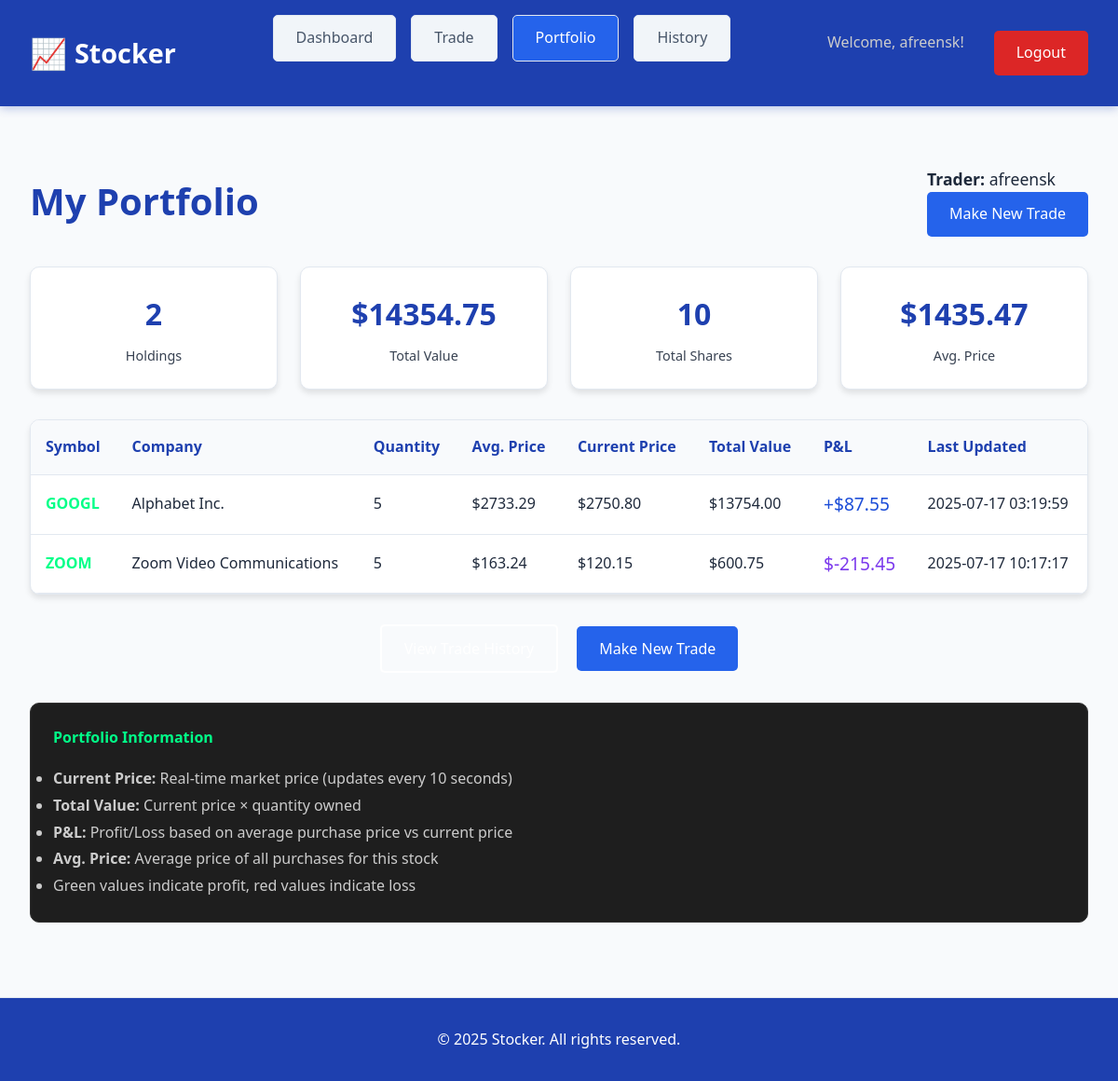
The page /portfolio (signed in) on the database its author committed.
### tables this page shows
CREATE TABLE portfolio (
            id INTEGER PRIMARY KEY AUTOINCREMENT,
            user_id INTEGER,
            stock_symbol TEXT,
            quantity INTEGER,
            purchase_price REAL,
            purchase_date TIMESTAMP DEFAULT CURRENT_TIMESTAMP,
            FOREIGN KEY (user_id) REFERENCES users (id)
        );

### app.py (the view)
@app.route('/portfolio')
def portfolio():
    if 'user_id' not in session or session['role'] != 'Trader':
        return redirect(url_for('login'))
    conn = sqlite3.connect('stocker.db')
    cursor = conn.cursor()
    cursor.execute('''
        SELECT stock_symbol, SUM(quantity) as total_quantity, AVG(purchase_price) as avg_price, MAX(purchase_date) as last_purchase
        FROM portfolio WHERE user_id = ? GROUP BY stock_symbol HAVING total_quantity > 0
    ''', (session['user_id'],))
    portfolio_data = []
    for row in cursor.fetchall():
        stock_symbol, total_quantity, avg_price, last_purchase = row
        current_price = STOCKS[stock_symbol]['price']
        total_value = current_price * total_quantity
        portfolio_data.append({
            'symbol': stock_symbol,
            'name': STOCKS[stock_symbol]['name'],
            'quantity': total_quantity,
            'avg_price': avg_price,
            'current_price': current_price,
            'total_value': total_value,
            'last_purchase': last_purchase
        })
    conn.close()
    return render_template('portfolio.html', portfolio=portfolio_data)

### templates/portfolio.html (shortened to what this page needs)
<!DOCTYPE html>
<html lang="en">
<head>
    <link rel="stylesheet" href="{{ url_for('static', filename='styles.css') }}">
</head>
<body>
    <header>
        <div class="header-container">
            <div class="logo">
                <span class="logo-icon">📈</span>
                <a href="{{ url_for('dashboard') }}" style="color: inherit; text-decoration: none;">Stocker</a>
            </div>
            <div class="nav-menu-container">
                <a href="{{ url_for('dashboard') }}" class="nav-link">Dashboard</a>
                <a href="{{ url_for('trade') }}" class="nav-link">Trade</a>
                <a href="{{ url_for('portfolio') }}" class="nav-link active">Portfolio</a>
                <a href="{{ url_for('history') }}" class="nav-link">History</a>
            </div>
            <div class="auth-buttons">
                <span style="color: #cccccc; margin-right: 1rem;">Welcome, {{ session.username }}!</span>
                <a href="{{ url_for('logout') }}" class="btn btn-danger">Logout</a>
            </div>
        </div>
    </header>
    <main>
        <div class="dashboard-container">
            <div class="dashboard-header">
                <h1 class="dashboard-title">My Portfolio</h1>
                <div class="user-info">
                    <p><strong>Trader:</strong> {{ session.username }}</p>
                    <a href="{{ url_for('trade') }}" class="btn btn-primary">Make New Trade</a>
                </div>
            </div>
            {% if portfolio %}
            <div class="stats-grid">
                <div class="stat-card">
                    <div class="stat-value">{{ portfolio|length }}</div>
                    <div class="stat-label">Holdings</div>
                </div>
                <div class="stat-card">
                    <div class="stat-value">${{ "%.2f"|format(portfolio|sum(attribute='total_value')) }}</div>
                    <div class="stat-label">Total Value</div>
                </div>
                <div class="stat-card">
                    <div class="stat-value">{{ portfolio|sum(attribute='quantity') }}</div>
                    <div class="stat-label">Total Shares</div>
                </div>
                <div class="stat-card">
                    <div class="stat-value">${{ "%.2f"|format(portfolio|sum(attribute='total_value') / portfolio|sum(attribute='quantity')) }}</div>
                    <div class="stat-label">Avg. Price</div>
                </div>
            </div>
            <div class="table-container">
                <table class="table portfolio-table">
                    <thead>
                        <tr>
                            <th>Symbol</th>
                            <th>Company</th>
                            <th>Quantity</th>
                            <th>Avg. Price</th>
                            <th>Current Price</th>
                            <th>Total Value</th>
                            <th>P&L</th>
                            <th>Last Updated</th>
                        </tr>
                    </thead>
                    <tbody>
                        {% for holding in portfolio %}
                        <tr class="portfolio-row" data-symbol="{{ holding.symbol }}" data-quantity="{{ holding.quantity }}">
                            <td><strong style="color: #00ff88;">{{ holding.symbol }}</strong></td>
                            <td>{{ holding.name }}</td>
                            <td>{{ holding.quantity }}</td>
                            <td>${{ "%.2f"|format(holding.avg_price) }}</td>
                            <td class="current-price">${{ "%.2f"|format(holding.current_price) }}</td>
                            <td class="total-value">${{ "%.2f"|format(holding.total_value) }}</td>
                            <td class="{% if holding.current_price > holding.avg_price %}portfolio-value positive{% elif holding.current_price < holding.avg_price %}portfolio-value negative{% else %}portfolio-value neutral{% endif %}">
                                {% set pnl = (holding.current_price - holding.avg_price) * holding.quantity %}
                                {% if pnl > 0 %}+{% endif %}${{ "%.2f"|format(pnl) }}
                            </td>
                            <td>{{ holding.last_purchase or holding.last_updated }}</td>
                        </tr>
                        {% endfor %}
                    </tbody>
                </table>
            </div>
            <div style="text-align: center; margin-top: 2rem;">
                <a href="{{ url_for('history') }}" class="btn btn-secondary">View Trade History</a>
                <a href="{{ url_for('trade') }}" class="btn btn-primary" style="margin-left: 1rem;">Make New Trade</a>
            </div>
            {% else %}
            <div class="empty-state">
                <h3>No Holdings Yet</h3>
                <p>You haven't made any trades yet. Start by buying your first stock!</p>
                <a href="{{ url_for('trade') }}" class="btn btn-primary" style="margin-top: 1rem;">Start Trading</a>
            </div>
            {% endif %}
            <div style="background-color: #1e1e1e; padding: 1.5rem; border-radius: 10px; margin-top: 2rem; border: 1px solid #333;">
                <h4 style="color: #00ff88; margin-bottom: 1rem;">Portfolio Information</h4>
                <ul style="color: #cccccc; line-height: 1.8;">
                    <li><strong>Current Price:</strong> Real-time market price (updates every 10 seconds)</li>
                    <li><strong>Total Value:</strong> Current price × quantity owned</li>
                    <li><strong>P&L:</strong> Profit/Loss based on average purchase price vs current price</li>
                    <li><strong>Avg. Price:</strong> Average price of all purchases for this stock</li>
                    <li>Green values indicate profit, red values indicate loss</li>
                </ul>
            </div>
        </div>
    </main>
    <footer>
        <div class="footer-content">
            <p>&copy; 2025 Stocker. All rights reserved.</p>
        </div>
    </footer>
</body>
</html>

### static/styles.css (style rules this page uses)
* { margin: 0; padding: 0; box-sizing: border-box; }
body { font-family: 'Segoe UI', Tahoma, Geneva, Verdana, sans-serif; background-color: #f8fafc; color: #1e293b; line-height: 1.6; min-height: 100vh; }
header { background-color: #1e40af; padding: 1rem 0; box-shadow: 0 2px 10px rgba(30, 64, 175, 0.3); position: sticky; top: 0; z-index: 1000; }
.header-container { max-width: 1200px; margin: 0 auto; display: flex; justify-content: space-between; align-items: center; padding: 0 2rem; }
.logo { display: flex; align-items: center; font-size: 1.8rem; font-weight: bold; color: #ffffff; }
.logo-icon { margin-right: 0.5rem; font-size: 2rem; }
.auth-buttons { display: flex; gap: 1rem; }
.btn { padding: 0.7rem 1.5rem; border: none; border-radius: 5px; cursor: pointer; font-size: 1rem; transition: all 0.3s ease; text-decoration: none; display: inline-block; text-align: center; }
.btn-primary { background-color: #2563eb; color: #ffffff; }
.btn-secondary { background-color: transparent; color: #ffffff; border: 2px solid #ffffff; }
.btn-danger { background-color: #dc2626; color: white; }
main { max-width: 1200px; margin: 2rem auto; padding: 0 2rem; }
.dashboard-container { padding: 2rem 0; }
.dashboard-header { display: flex; justify-content: space-between; align-items: center; margin-bottom: 2rem; }
.dashboard-title { color: #1e40af; font-size: 2.5rem; font-weight: bold; }
.user-info { color: #1e293b; font-size: 1.1rem; font-weight: 500; }
.table-container { background-color: #ffffff; border-radius: 10px; overflow: hidden; margin-bottom: 2rem; box-shadow: 0 4px 6px rgba(0, 0, 0, 0.1); border: 1px solid #e2e8f0; }
.table { width: 100%; border-collapse: collapse; }
.table th, .table td { padding: 1rem; text-align: left; border-bottom: 1px solid #e2e8f0; }
.table th { background-color: #f8fafc; color: #1e40af; font-weight: bold; font-size: 1rem; }
.table td { color: #1e293b; font-weight: 500; }
.stats-grid { display: grid; grid-template-columns: repeat(auto-fit, minmax(250px, 1fr)); gap: 1.5rem; margin-bottom: 2rem; }
.stat-card { background-color: #ffffff; padding: 1.5rem; border-radius: 10px; text-align: center; border: 1px solid #e2e8f0; box-shadow: 0 4px 6px rgba(0, 0, 0, 0.1); }
.stat-value { font-size: 2rem; font-weight: bold; color: #1e40af; margin-bottom: 0.5rem; }
.stat-label { color: #374151; font-size: 0.9rem; font-weight: 500; }
.nav-menu-container { display: flex; gap: 1rem; margin-bottom: 2rem; }
.nav-link { padding: 0.7rem 1.5rem; background-color: #f1f5f9; color: #475569; text-decoration: none; border-radius: 5px; transition: all 0.3s ease; border: 1px solid #e2e8f0; }
.nav-link.active { background-color: #2563eb; color: #ffffff; }
.portfolio-value { font-size: 1.2rem; font-weight: bold; }
.portfolio-value.positive { color: #1d4ed8; }
.portfolio-value.negative { color: #7c3aed; }
footer { background-color: #1e40af; padding: 2rem 0; text-align: center; margin-top: 3rem; border-top: 1px solid #e2e8f0; }
.footer-content { max-width: 1200px; margin: 0 auto; color: #ffffff; }

### rows shown on the page
portfolio: symbol "GOOGL", name "Alphabet Inc.", quantity "5", avg_price "2733.29", current_price "2750.80", total_value "13754.00", pnl "87.55", purchase_date "2025-07-17 03:19:59"
portfolio: symbol "ZOOM", name "Zoom Video Communications", quantity "5", avg_price "163.24", current_price "120.15", total_value "600.75", pnl "-215.45", purchase_date "2025-07-17 10:17:17"

### other values the page prints
{{ session.username }} "afreensk"
{{ portfolio|length }} "2"
{{ "%.2f"|format(portfolio|sum(attribute='total_value')) }} "14354.75"
{{ portfolio|sum(attribute='quantity') }} "10"
